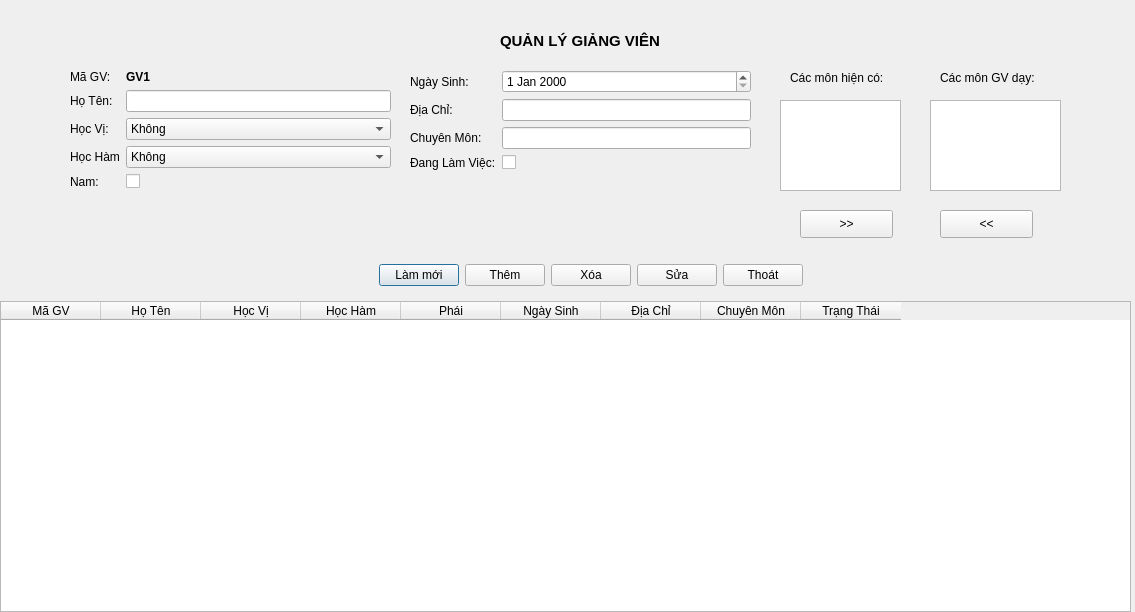
<?xml version="1.0" encoding="UTF-8"?>
<ui version="4.0">
 <class>Dialog</class>
 <widget class="QDialog" name="Dialog">
  <property name="geometry">
   <rect>
    <x>0</x>
    <y>0</y>
    <width>1135</width>
    <height>612</height>
   </rect>
  </property>
  <property name="windowTitle">
   <string>QLDSV</string>
  </property>
  <widget class="QWidget" name="formLayoutWidget">
   <property name="geometry">
    <rect>
     <x>70</x>
     <y>70</y>
     <width>321</width>
     <height>161</height>
    </rect>
   </property>
   <layout class="QFormLayout" name="formLayout_2">
    <item row="0" column="0">
     <widget class="QLabel" name="mGVLabel">
      <property name="text">
       <string>Mã GV:</string>
      </property>
     </widget>
    </item>
    <item row="1" column="0">
     <widget class="QLabel" name="HTLabel">
      <property name="text">
       <string>Họ Tên:</string>
      </property>
     </widget>
    </item>
    <item row="1" column="1">
     <widget class="QLineEdit" name="HTLineEdit">
      <property name="sizeIncrement">
       <size>
        <width>0</width>
        <height>0</height>
       </size>
      </property>
     </widget>
    </item>
    <item row="2" column="0">
     <widget class="QLabel" name="hCVLabel">
      <property name="text">
       <string>Học Vị:</string>
      </property>
     </widget>
    </item>
    <item row="2" column="1">
     <widget class="QComboBox" name="hCVComboBox">
      <item>
       <property name="text">
        <string>Không</string>
       </property>
      </item>
      <item>
       <property name="text">
        <string>Cử nhân/Kỹ sư</string>
       </property>
      </item>
      <item>
       <property name="text">
        <string>Thạc Sĩ</string>
       </property>
      </item>
      <item>
       <property name="text">
        <string>Tiến Sĩ</string>
       </property>
      </item>
      <item>
       <property name="text">
        <string>Tiến Sĩ Khoa Học</string>
       </property>
      </item>
     </widget>
    </item>
    <item row="3" column="0">
     <widget class="QLabel" name="hCHMLabel">
      <property name="text">
       <string>Học Hàm</string>
      </property>
     </widget>
    </item>
    <item row="3" column="1">
     <widget class="QComboBox" name="hCHMComboBox">
      <item>
       <property name="text">
        <string>Không</string>
       </property>
      </item>
      <item>
       <property name="text">
        <string>Phó giáo sư</string>
       </property>
      </item>
      <item>
       <property name="text">
        <string>Giáo sư</string>
       </property>
      </item>
     </widget>
    </item>
    <item row="4" column="0">
     <widget class="QLabel" name="namLabel">
      <property name="text">
       <string>Nam:</string>
      </property>
     </widget>
    </item>
    <item row="4" column="1">
     <widget class="QCheckBox" name="namCheckBox"/>
    </item>
    <item row="5" column="0">
     <layout class="QVBoxLayout" name="verticalLayout_3"/>
    </item>
    <item row="0" column="1">
     <widget class="QLabel" name="label">
      <property name="font">
       <font>
        <weight>75</weight>
        <bold>true</bold>
       </font>
      </property>
      <property name="text">
       <string>GV1</string>
      </property>
     </widget>
    </item>
   </layout>
  </widget>
  <widget class="QTableWidget" name="tableWidget">
   <property name="geometry">
    <rect>
     <x>0</x>
     <y>301</y>
     <width>1131</width>
     <height>311</height>
    </rect>
   </property>
   <column>
    <property name="text">
     <string>Mã GV</string>
    </property>
   </column>
   <column>
    <property name="text">
     <string>Họ Tên</string>
    </property>
   </column>
   <column>
    <property name="text">
     <string>Học Vị</string>
    </property>
   </column>
   <column>
    <property name="text">
     <string>Học Hàm</string>
    </property>
   </column>
   <column>
    <property name="text">
     <string>Phái</string>
    </property>
   </column>
   <column>
    <property name="text">
     <string>Ngày Sinh</string>
    </property>
   </column>
   <column>
    <property name="text">
     <string>Địa Chỉ</string>
    </property>
   </column>
   <column>
    <property name="text">
     <string>Chuyên Môn</string>
    </property>
   </column>
   <column>
    <property name="text">
     <string>Trạng Thái</string>
    </property>
   </column>
  </widget>
  <widget class="QWidget" name="horizontalLayoutWidget_2">
   <property name="geometry">
    <rect>
     <x>250</x>
     <y>260</y>
     <width>681</width>
     <height>30</height>
    </rect>
   </property>
   <layout class="QHBoxLayout" name="horizontalLayout_3">
    <item>
     <spacer name="horizontalSpacer_3">
      <property name="orientation">
       <enum>Qt::Horizontal</enum>
      </property>
      <property name="sizeHint" stdset="0">
       <size>
        <width>40</width>
        <height>20</height>
       </size>
      </property>
     </spacer>
    </item>
    <item>
     <widget class="QPushButton" name="pushButton_8">
      <property name="text">
       <string>Làm mới</string>
      </property>
     </widget>
    </item>
    <item>
     <widget class="QPushButton" name="pushButton_9">
      <property name="text">
       <string>Thêm</string>
      </property>
     </widget>
    </item>
    <item>
     <widget class="QPushButton" name="pushButton_10">
      <property name="text">
       <string>Xóa</string>
      </property>
     </widget>
    </item>
    <item>
     <widget class="QPushButton" name="pushButton_11">
      <property name="text">
       <string>Sửa</string>
      </property>
     </widget>
    </item>
    <item>
     <widget class="QPushButton" name="pushButton_12">
      <property name="text">
       <string>Thoát</string>
      </property>
     </widget>
    </item>
    <item>
     <spacer name="horizontalSpacer_4">
      <property name="orientation">
       <enum>Qt::Horizontal</enum>
      </property>
      <property name="sizeHint" stdset="0">
       <size>
        <width>40</width>
        <height>20</height>
       </size>
      </property>
     </spacer>
    </item>
   </layout>
  </widget>
  <widget class="QWidget" name="formLayoutWidget_2">
   <property name="geometry">
    <rect>
     <x>410</x>
     <y>70</y>
     <width>341</width>
     <height>161</height>
    </rect>
   </property>
   <layout class="QFormLayout" name="formLayout_3">
    <item row="0" column="0">
     <widget class="QLabel" name="ngYSinhLabel_2">
      <property name="text">
       <string>Ngày Sinh:</string>
      </property>
     </widget>
    </item>
    <item row="0" column="1">
     <widget class="QDateEdit" name="ngYSinhDateEdit_2"/>
    </item>
    <item row="1" column="0">
     <widget class="QLabel" name="aChLabel_2">
      <property name="text">
       <string>Địa Chỉ:</string>
      </property>
     </widget>
    </item>
    <item row="1" column="1">
     <widget class="QLineEdit" name="aChLineEdit_2"/>
    </item>
    <item row="2" column="0">
     <widget class="QLabel" name="chuyNMNLabel_2">
      <property name="text">
       <string>Chuyên Môn:</string>
      </property>
     </widget>
    </item>
    <item row="2" column="1">
     <widget class="QLineEdit" name="chuyNMNLineEdit_2"/>
    </item>
    <item row="3" column="0">
     <widget class="QLabel" name="angLMViCLabel_2">
      <property name="text">
       <string>Đang Làm Việc:</string>
      </property>
     </widget>
    </item>
    <item row="3" column="1">
     <widget class="QCheckBox" name="angLMViCCheckBox_2"/>
    </item>
    <item row="4" column="0">
     <layout class="QVBoxLayout" name="verticalLayout_6"/>
    </item>
   </layout>
  </widget>
  <widget class="QLabel" name="label_4">
   <property name="geometry">
    <rect>
     <x>500</x>
     <y>30</y>
     <width>351</width>
     <height>22</height>
    </rect>
   </property>
   <property name="font">
    <font>
     <pointsize>11</pointsize>
     <weight>75</weight>
     <bold>true</bold>
    </font>
   </property>
   <property name="text">
    <string>QUẢN LÝ GIẢNG VIÊN</string>
   </property>
  </widget>
  <widget class="QPushButton" name="pushButton">
   <property name="geometry">
    <rect>
     <x>940</x>
     <y>210</y>
     <width>93</width>
     <height>28</height>
    </rect>
   </property>
   <property name="text">
    <string>&lt;&lt;</string>
   </property>
  </widget>
  <widget class="QPushButton" name="pushButton_2">
   <property name="geometry">
    <rect>
     <x>800</x>
     <y>210</y>
     <width>93</width>
     <height>28</height>
    </rect>
   </property>
   <property name="text">
    <string>&gt;&gt;</string>
   </property>
  </widget>
  <widget class="QLabel" name="label_2">
   <property name="geometry">
    <rect>
     <x>790</x>
     <y>70</y>
     <width>111</width>
     <height>16</height>
    </rect>
   </property>
   <property name="text">
    <string>Các môn hiện có:</string>
   </property>
  </widget>
  <widget class="QLabel" name="label_3">
   <property name="geometry">
    <rect>
     <x>940</x>
     <y>70</y>
     <width>111</width>
     <height>16</height>
    </rect>
   </property>
   <property name="text">
    <string>Các môn GV dạy:</string>
   </property>
  </widget>
  <widget class="QListWidget" name="listWidget">
   <property name="geometry">
    <rect>
     <x>780</x>
     <y>100</y>
     <width>121</width>
     <height>91</height>
    </rect>
   </property>
  </widget>
  <widget class="QListWidget" name="listWidget_2">
   <property name="geometry">
    <rect>
     <x>930</x>
     <y>100</y>
     <width>131</width>
     <height>91</height>
    </rect>
   </property>
  </widget>
 </widget>
 <resources/>
 <connections/>
</ui>
